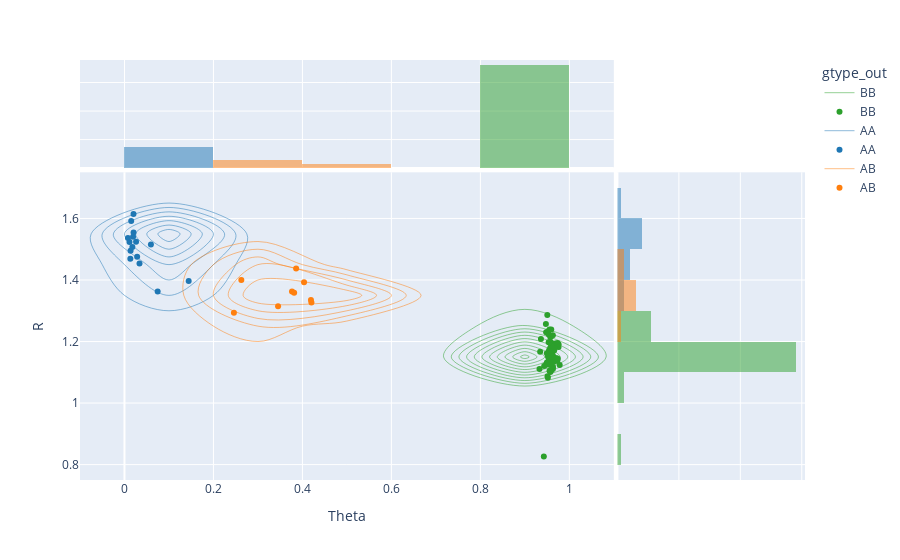

The code cell stored with this chart in its notebook:
### Code cell
n_trace = len(gmm_plot_df['gtype_out'].unique())


recluster_fig = px.density_contour(
    gmm_plot_df,
    x=x_col, y=y_col, 
    marginal_x="histogram", 
    marginal_y="histogram",
    color="gtype_out", 
    color_discrete_map=cmap
    )

fig2 = px.scatter(gmm_plot_df, x=x_col, y=y_col, color='gtype_out', color_discrete_map=cmap)

# fig2.update_xaxes(range=xlim, nticks=10)
# fig2.update_yaxes(range=ylim, nticks=10)


for i in range(n_trace):
    recluster_fig.add_trace(fig2.data[i])
recluster_fig.show()

### Figure 1 — Plotly figure (JSON) as saved in the notebook; plotly's stock layout.template omitted (floating-point values rounded to 4 significant figures)
{"data": [{"contours": {"coloring": "none"}, "hovertemplate": "gtype_out=BB<br>Theta=%{x}<br>R=%{y}<br>count=%{z}<extra></extra>", "legendgroup": "BB", "line": {"color": "#2CA02C"}, "name": "BB", "showlegend": true, "type": "histogram2dcontour", "x": [0.9783, 0.9505, 0.9742, 0.9594, 0.9545, 0.9495, 0.9555, 0.9633, 0.9617, 0.9715, 0.9681, 0.9717, 0.9579, 0.9733, 0.9618, 0.9758, 0.963, 0.9573, 0.955, 0.9673, 0.9362, 0.9479, 0.951, 0.9574, 0.9576, 0.963, 0.9517, 0.9531, 0.9476, 0.9553, 0.9495, 0.9539, 0.9587, 0.9648, 0.9591, 0.9643, 0.9583, 0.9522, 0.9594, 0.9659, 0.9572, 0.952, 0.963, 0.9533, 0.9655, 0.9574, 0.9643, 0.9535, 0.9594, 0.9532, 0.9329, 0.9591, 0.9555, 0.9434, 0.9564, 0.9605, 0.9473, 0.9729, 0.9758, 0.963, 0.9571, 0.956, 0.9344, 0.9602, 0.9702, 0.9554, 0.9556, 0.9672, 0.9583, 0.9522, 0.9645, 0.9427], "xaxis": "x", "xbingroup": "x", "y": [1.124, 1.286, 1.144, 1.239, 1.171, 1.132, 1.105, 1.117, 1.162, 1.143, 1.194, 1.146, 1.215, 1.195, 1.174, 1.191, 1.181, 1.215, 1.168, 1.186, 1.208, 1.23, 1.087, 1.124, 1.155, 1.193, 1.082, 1.156, 1.124, 1.168, 1.162, 1.146, 1.197, 1.151, 1.106, 1.144, 1.178, 1.234, 1.183, 1.172, 1.179, 1.154, 1.111, 1.137, 1.173, 1.101, 1.145, 1.198, 1.152, 1.224, 1.11, 1.133, 1.239, 1.121, 1.157, 1.187, 1.257, 1.137, 1.183, 1.22, 1.196, 1.198, 1.167, 1.169, 1.145, 1.132, 1.164, 1.178, 1.16, 1.151, 1.134, 0.8266], "yaxis": "y", "ybingroup": "y"}, {"alignmentgroup": "True", "bingroup": "x", "hovertemplate": "gtype_out=BB<br>Theta=%{x}<br>count=%{y}<extra></extra>", "legendgroup": "BB", "marker": {"color": "#2CA02C"}, "name": "BB", "offsetgroup": "BB", "opacity": 0.5, "showlegend": false, "type": "histogram", "x": [0.9783, 0.9505, 0.9742, 0.9594, 0.9545, 0.9495, 0.9555, 0.9633, 0.9617, 0.9715, 0.9681, 0.9717, 0.9579, 0.9733, 0.9618, 0.9758, 0.963, 0.9573, 0.955, 0.9673, 0.9362, 0.9479, 0.951, 0.9574, 0.9576, 0.963, 0.9517, 0.9531, 0.9476, 0.9553, 0.9495, 0.9539, 0.9587, 0.9648, 0.9591, 0.9643, 0.9583, 0.9522, 0.9594, 0.9659, 0.9572, 0.952, 0.963, 0.9533, 0.9655, 0.9574, 0.9643, 0.9535, 0.9594, 0.9532, 0.9329, 0.9591, 0.9555, 0.9434, 0.9564, 0.9605, 0.9473, 0.9729, 0.9758, 0.963, 0.9571, 0.956, 0.9344, 0.9602, 0.9702, 0.9554, 0.9556, 0.9672, 0.9583, 0.9522, 0.9645, 0.9427], "xaxis": "x3", "yaxis": "y3"}, {"alignmentgroup": "True", "bingroup": "y", "hovertemplate": "gtype_out=BB<br>R=%{y}<br>count=%{x}<extra></extra>", "legendgroup": "BB", "marker": {"color": "#2CA02C"}, "name": "BB", "offsetgroup": "BB", "opacity": 0.5, "showlegend": false, "type": "histogram", "xaxis": "x2", "y": [1.124, 1.286, 1.144, 1.239, 1.171, 1.132, 1.105, 1.117, 1.162, 1.143, 1.194, 1.146, 1.215, 1.195, 1.174, 1.191, 1.181, 1.215, 1.168, 1.186, 1.208, 1.23, 1.087, 1.124, 1.155, 1.193, 1.082, 1.156, 1.124, 1.168, 1.162, 1.146, 1.197, 1.151, 1.106, 1.144, 1.178, 1.234, 1.183, 1.172, 1.179, 1.154, 1.111, 1.137, 1.173, 1.101, 1.145, 1.198, 1.152, 1.224, 1.11, 1.133, 1.239, 1.121, 1.157, 1.187, 1.257, 1.137, 1.183, 1.22, 1.196, 1.198, 1.167, 1.169, 1.145, 1.132, 1.164, 1.178, 1.16, 1.151, 1.134, 0.8266], "yaxis": "y2"}, {"contours": {"coloring": "none"}, "hovertemplate": "gtype_out=AA<br>Theta=%{x}<br>R=%{y}<br>count=%{z}<extra></extra>", "legendgroup": "AA", "line": {"color": "#1F77B4"}, "name": "AA", "showlegend": true, "type": "histogram2dcontour", "x": [0.03372, 0.01768, 0.01934, 0.02042, 0.007776, 0.01317, 0.02605, 0.02846, 0.05941, 0.07457, 0.1443, 0.01121, 0.01509, 0.02032, 0.01373], "xaxis": "x", "xbingroup": "x", "y": [1.454, 1.507, 1.541, 1.554, 1.536, 1.469, 1.524, 1.475, 1.516, 1.363, 1.397, 1.523, 1.591, 1.615, 1.495], "yaxis": "y", "ybingroup": "y"}, {"alignmentgroup": "True", "bingroup": "x", "hovertemplate": "gtype_out=AA<br>Theta=%{x}<br>count=%{y}<extra></extra>", "legendgroup": "AA", "marker": {"color": "#1F77B4"}, "name": "AA", "offsetgroup": "AA", "opacity": 0.5, "showlegend": false, "type": "histogram", "x": [0.03372, 0.01768, 0.01934, 0.02042, 0.007776, 0.01317, 0.02605, 0.02846, 0.05941, 0.07457, 0.1443, 0.01121, 0.01509, 0.02032, 0.01373], "xaxis": "x3", "yaxis": "y3"}, {"alignmentgroup": "True", "bingroup": "y", "hovertemplate": "gtype_out=AA<br>R=%{y}<br>count=%{x}<extra></extra>", "legendgroup": "AA", "marker": {"color": "#1F77B4"}, "name": "AA", "offsetgroup": "AA", "opacity": 0.5, "showlegend": false, "type": "histogram", "xaxis": "x2", "y": [1.454, 1.507, 1.541, 1.554, 1.536, 1.469, 1.524, 1.475, 1.516, 1.363, 1.397, 1.523, 1.591, 1.615, 1.495], "yaxis": "y2"}, {"contours": {"coloring": "none"}, "hovertemplate": "gtype_out=AB<br>Theta=%{x}<br>R=%{y}<br>count=%{z}<extra></extra>", "legendgroup": "AB", "line": {"color": "#FF7F0E"}, "name": "AB", "showlegend": true, "type": "histogram2dcontour", "x": [0.3453, 0.3766, 0.3859, 0.3814, 0.4037, 0.4202, 0.2627, 0.246, 0.4192], "xaxis": "x", "xbingroup": "x", "y": [1.315, 1.363, 1.438, 1.359, 1.393, 1.327, 1.4, 1.294, 1.335], "yaxis": "y", "ybingroup": "y"}, {"alignmentgroup": "True", "bingroup": "x", "hovertemplate": "gtype_out=AB<br>Theta=%{x}<br>count=%{y}<extra></extra>", "legendgroup": "AB", "marker": {"color": "#FF7F0E"}, "name": "AB", "offsetgroup": "AB", "opacity": 0.5, "showlegend": false, "type": "histogram", "x": [0.3453, 0.3766, 0.3859, 0.3814, 0.4037, 0.4202, 0.2627, 0.246, 0.4192], "xaxis": "x3", "yaxis": "y3"}, {"alignmentgroup": "True", "bingroup": "y", "hovertemplate": "gtype_out=AB<br>R=%{y}<br>count=%{x}<extra></extra>", "legendgroup": "AB", "marker": {"color": "#FF7F0E"}, "name": "AB", "offsetgroup": "AB", "opacity": 0.5, "showlegend": false, "type": "histogram", "xaxis": "x2", "y": [1.315, 1.363, 1.438, 1.359, 1.393, 1.327, 1.4, 1.294, 1.335], "yaxis": "y2"}, {"hovertemplate": "gtype_out=BB<br>Theta=%{x}<br>R=%{y}<extra></extra>", "legendgroup": "BB", "marker": {"color": "#2CA02C", "symbol": "circle"}, "mode": "markers", "name": "BB", "orientation": "v", "showlegend": true, "type": "scatter", "x": [0.9783, 0.9505, 0.9742, 0.9594, 0.9545, 0.9495, 0.9555, 0.9633, 0.9617, 0.9715, 0.9681, 0.9717, 0.9579, 0.9733, 0.9618, 0.9758, 0.963, 0.9573, 0.955, 0.9673, 0.9362, 0.9479, 0.951, 0.9574, 0.9576, 0.963, 0.9517, 0.9531, 0.9476, 0.9553, 0.9495, 0.9539, 0.9587, 0.9648, 0.9591, 0.9643, 0.9583, 0.9522, 0.9594, 0.9659, 0.9572, 0.952, 0.963, 0.9533, 0.9655, 0.9574, 0.9643, 0.9535, 0.9594, 0.9532, 0.9329, 0.9591, 0.9555, 0.9434, 0.9564, 0.9605, 0.9473, 0.9729, 0.9758, 0.963, 0.9571, 0.956, 0.9344, 0.9602, 0.9702, 0.9554, 0.9556, 0.9672, 0.9583, 0.9522, 0.9645, 0.9427], "xaxis": "x", "y": [1.124, 1.286, 1.144, 1.239, 1.171, 1.132, 1.105, 1.117, 1.162, 1.143, 1.194, 1.146, 1.215, 1.195, 1.174, 1.191, 1.181, 1.215, 1.168, 1.186, 1.208, 1.23, 1.087, 1.124, 1.155, 1.193, 1.082, 1.156, 1.124, 1.168, 1.162, 1.146, 1.197, 1.151, 1.106, 1.144, 1.178, 1.234, 1.183, 1.172, 1.179, 1.154, 1.111, 1.137, 1.173, 1.101, 1.145, 1.198, 1.152, 1.224, 1.11, 1.133, 1.239, 1.121, 1.157, 1.187, 1.257, 1.137, 1.183, 1.22, 1.196, 1.198, 1.167, 1.169, 1.145, 1.132, 1.164, 1.178, 1.16, 1.151, 1.134, 0.8266], "yaxis": "y"}, {"hovertemplate": "gtype_out=AA<br>Theta=%{x}<br>R=%{y}<extra></extra>", "legendgroup": "AA", "marker": {"color": "#1F77B4", "symbol": "circle"}, "mode": "markers", "name": "AA", "orientation": "v", "showlegend": true, "type": "scatter", "x": [0.03372, 0.01768, 0.01934, 0.02042, 0.007776, 0.01317, 0.02605, 0.02846, 0.05941, 0.07457, 0.1443, 0.01121, 0.01509, 0.02032, 0.01373], "xaxis": "x", "y": [1.454, 1.507, 1.541, 1.554, 1.536, 1.469, 1.524, 1.475, 1.516, 1.363, 1.397, 1.523, 1.591, 1.615, 1.495], "yaxis": "y"}, {"hovertemplate": "gtype_out=AB<br>Theta=%{x}<br>R=%{y}<extra></extra>", "legendgroup": "AB", "marker": {"color": "#FF7F0E", "symbol": "circle"}, "mode": "markers", "name": "AB", "orientation": "v", "showlegend": true, "type": "scatter", "x": [0.3453, 0.3766, 0.3859, 0.3814, 0.4037, 0.4202, 0.2627, 0.246, 0.4192], "xaxis": "x", "y": [1.315, 1.363, 1.438, 1.359, 1.393, 1.327, 1.4, 1.294, 1.335], "yaxis": "y"}], "layout": {"barmode": "overlay", "legend": {"title": {"text": "gtype_out"}, "tracegroupgap": 0}, "margin": {"t": 60}, "xaxis": {"anchor": "y", "domain": [0, 0.7363], "title": {"text": "Theta"}}, "xaxis2": {"anchor": "y2", "domain": [0.7413, 1], "matches": "x2", "showgrid": true, "showline": false, "showticklabels": false, "ticks": ""}, "xaxis3": {"anchor": "y3", "domain": [0, 0.7363], "matches": "x", "showgrid": true, "showticklabels": false}, "xaxis4": {"anchor": "y4", "domain": [0.7413, 1], "matches": "x2", "showgrid": true, "showline": false, "showticklabels": false, "ticks": ""}, "yaxis": {"anchor": "x", "domain": [0, 0.7326], "title": {"text": "R"}}, "yaxis2": {"anchor": "x2", "domain": [0, 0.7326], "matches": "y", "showgrid": true, "showticklabels": false}, "yaxis3": {"anchor": "x3", "domain": [0.7426, 1], "matches": "y3", "showgrid": true, "showline": false, "showticklabels": false, "ticks": ""}, "yaxis4": {"anchor": "x4", "domain": [0.7426, 1], "matches": "y3", "showgrid": true, "showline": false, "showticklabels": false, "ticks": ""}}}
